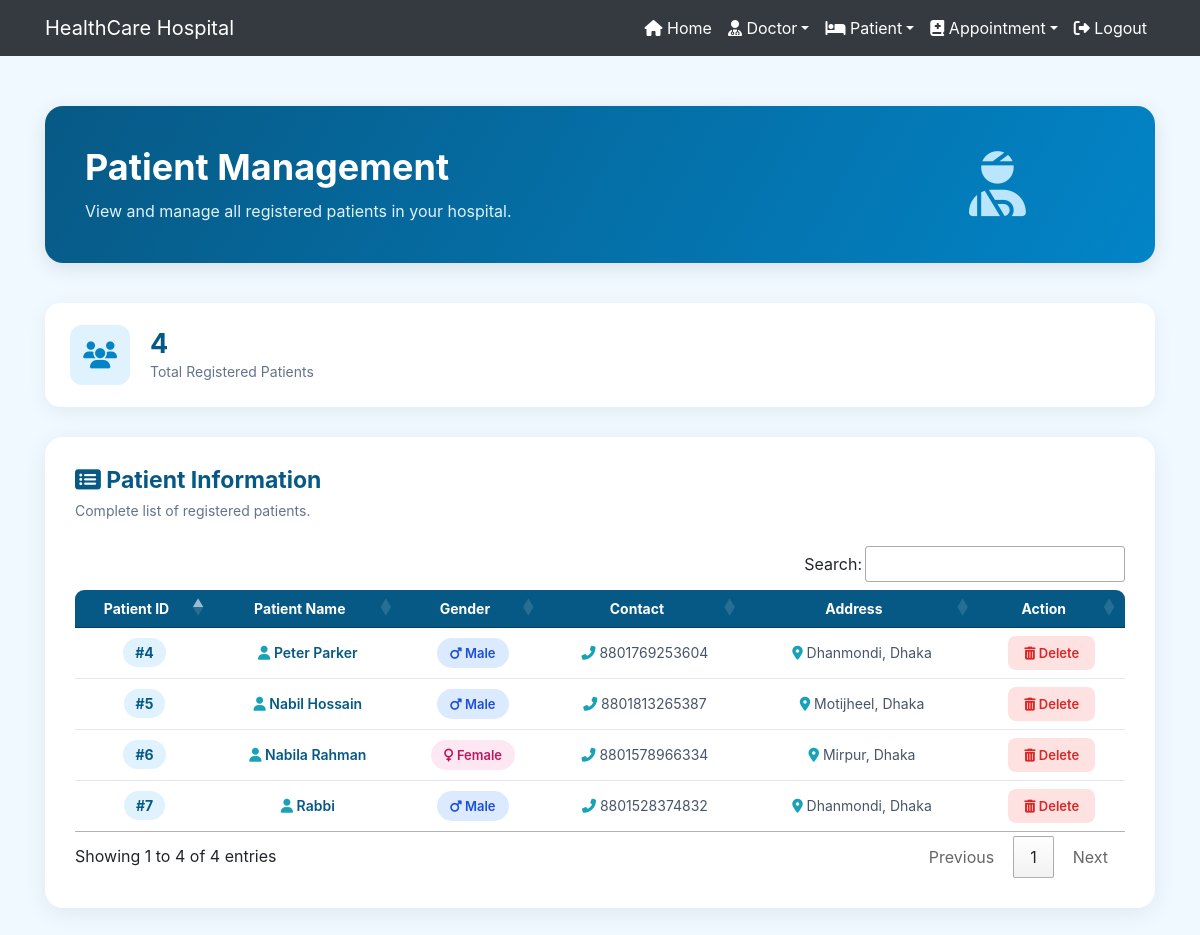
Before: /view_patient/ (signed in) with the older database file.
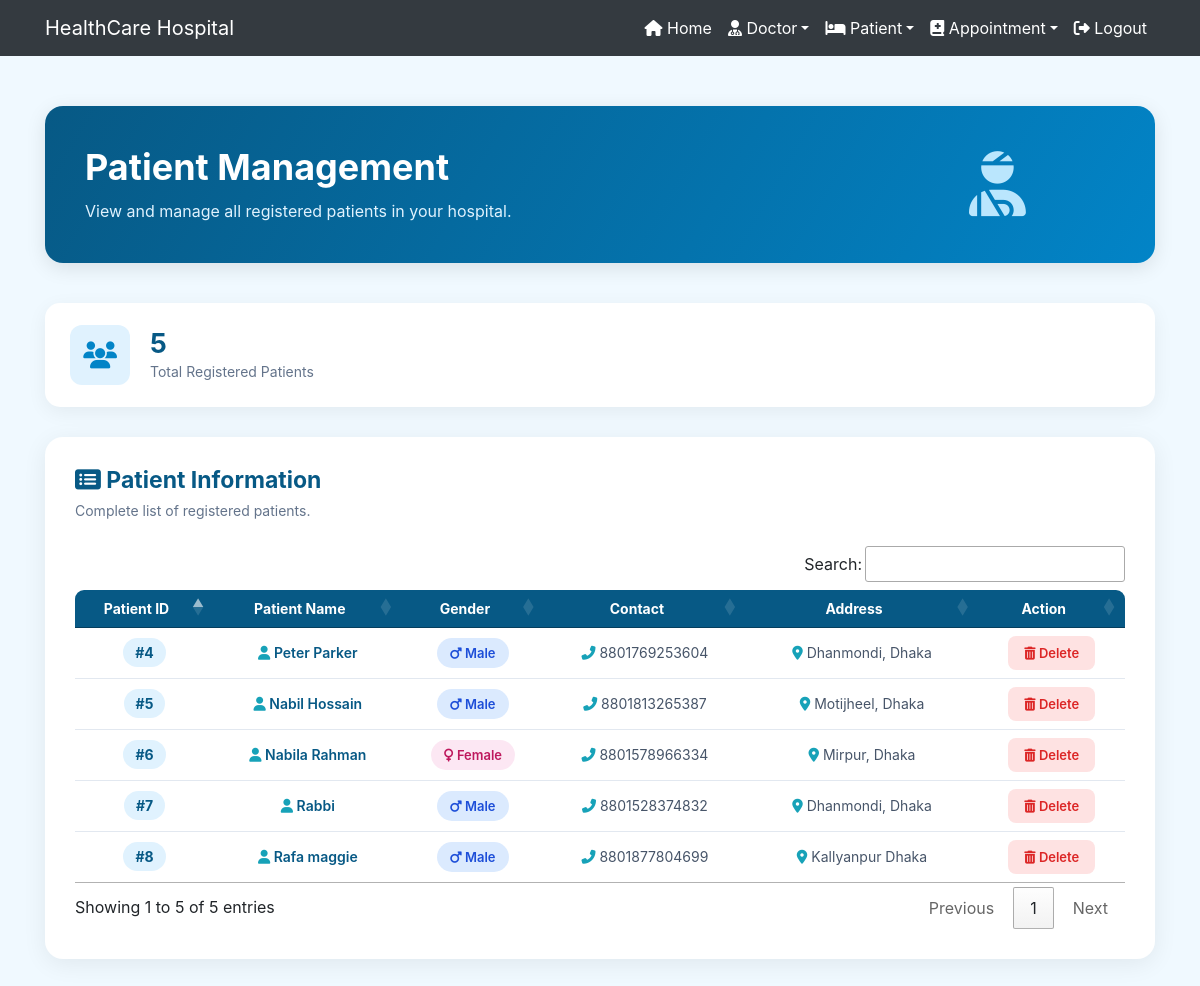
After: the same page with the newer database file.
### hospital/models.py (models this page shows, shortened)
class Patient(models.Model):
    name = models.CharField(max_length=50)
    gender = models.CharField(max_length=10)
    mobile = models.IntegerField(null=True)
    address = models.CharField(max_length=150)

### hospital/views.py (the view)
# urls.py: path('view_patient/', View_Patient, name='view_patient'),
def View_Patient(request):
    if not request.user.is_staff:
        return redirect('login')      ###
    patient = Patient.objects.all()
    p = {'patient':patient}
    return render(request, 'view_patient.html', p)

### hospital/templates/view_patient.html (shortened to what this page needs)
{% extends "navigationbar.html" %}
{% load static %}
{% block body %}
<section class="view-patient-section">
    <div class="container">
        <div class="patient-header">
            <div class="row align-items-center">
                <div class="col-md-9">
                    <h1>Patient Management</h1>
                    <p>
                        View and manage all registered patients
                        in your hospital.
                    </p>
                </div>
                <div class="col-md-3 text-center text-md-end">
                    <i class="fas fa-user-injured patient-header-icon"></i>
                </div>
            </div>
        </div>
        <div class="patient-stat-card">
            <div class="patient-stat-icon">
                <i class="fas fa-users"></i>
            </div>
            <div>
                <h3>{{ patient|length }}</h3>
                <p>Total Registered Patients</p>
            </div>
        </div>
        <div class="patient-table-card">
            <div class="table-heading">
                <div>
                    <h3>
                        <i class="fas fa-list-alt me-2"></i>
                        Patient Information
                    </h3>
                    <p>
                        Complete list of registered patients.
                    </p>
                </div>
            </div>
            <div class="table-responsive">
                <table class="patient-table" id="example">
                    <thead>
                        <tr>
                            <th>Patient ID</th>
                            <th>Patient Name</th>
                            <th>Gender</th>
                            <th>Contact</th>
                            <th>Address</th>
                            <th>Action</th>
                        </tr>
                    </thead>
                    <tbody>
                        {% for i in patient %}
                        <tr>
                            <td>
                                <span class="patient-id">
                                    #{{ i.id }}
                                </span>
                            </td>
                            <td>
                                <span class="patient-name">
                                    <i class="fas fa-user me-2 text-info"></i>
                                    {{ i.name }}
                                </span>
                            </td>
                            <td>
                                {% if i.gender == "Male" %}
                                    <span class="gender-badge gender-male">
                                        <i class="fas fa-mars me-1"></i>
                                        Male
                                    </span>
                                {% elif i.gender == "Female" %}
                                    <span class="gender-badge gender-female">
                                        <i class="fas fa-venus me-1"></i>
                                        Female
                                    </span>
                                {% else %}
                                    <span class="gender-badge">
                                        {{ i.gender }}
                                    </span>
                                {% endif %}
                            </td>
                            <td class="patient-contact">
                                <i class="fas fa-phone-alt text-info me-2"></i>
                                {{ i.mobile }}
                            </td>
                            <td class="patient-address">
                                <i class="fas fa-map-marker-alt text-info me-2"></i>
                                {{ i.address }}
                            </td>
                            <td class="text-center">
                                <a href="{% url 'delete_patient' i.id %}"
                                   onclick="return confirm('Are you sure you want to delete this patient?')"
                                   class="delete-btn">
                                    <i class="fas fa-trash-alt me-1"></i>
                                    Delete
                                </a>
                            </td>
                        </tr>
                        {% endfor %}
                    </tbody>
                </table>
            </div>
        </div>
    </div>
</section>
{% endblock %}

### hospital/templates/navigationbar.html (shortened to what this page needs)
<html>
    <head>
        {% load static %}
        <link rel="stylesheet" href="https://maxcdn.bootstrapcdn.com/bootstrap/4.3.1/css/bootstrap.min.css">
        <link rel="stylesheet" href="https://use.fontawesome.com/releases/v5.6.3/css/all.css"></head>
        <link rel="stylesheet" href="https://cdnjs.cloudflare.com/ajax/libs/font-awesome/6.5.2/css/all.min.css">
        <link rel="stylesheet" type="text/css" href="{% static 'css/mystyle.css' %}">
        <link rel="stylesheet" href="https://cdn.datatables.net/1.13.8/css/jquery.dataTables.min.css">
        <link rel="stylesheet" href="https://cdn.datatables.net/buttons/2.4.2/css/buttons.dataTables.min.css">
    </head>
    <body>
        <nav class="navbar navbar-expand-sm bg-dark navbar-dark">
            <div class="container">
                <a class="navbar-brand" href="{% url 'home' %}">HealthCare Hospital</a>
                <div class="collapse navbar-collapse" id="myMenu">
                    <ul class="navbar-nav text-center ml-auto">
                        {% if request.user.is_staff %}
                            <li class="nav-item"><a class = "nav-link" href="{% url 'admin_dashboard' %}"><i class="fas fa-home"></i> Home</a></li>
                            <li class="nav-item dropdown"><a class = "nav-link dropdown-toggle" data-toggle="dropdown" href="#"><i class="fas fa-user-md"></i> Doctor</a>
                            </li>
                            <li class="nav-item dropdown"><a class = "nav-link dropdown-toggle" data-toggle="dropdown" href="#"><i class="fas fa-bed"></i> Patient</a>
                            </li>
                            <li class="nav-item dropdown"><a class = "nav-link dropdown-toggle" data-toggle="dropdown" href="#"><i class="fas fa-book-medical"></i> Appointment</a>
                            </li>
                            <li class="nav-item"><a class = "nav-link" href="{% url 'logout' %}"><i class="fas fa-sign-out-alt"></i> Logout</a></li>
                        {% endif %}
                    </ul>
                </div>
            </div>
        </nav>
        {% block body %}
        {% endblock %}
    </body>
</html>

### hospital/static/css/mystyle.css (style rules this page uses)
.nav-link { color:white !important; }
#example th, #example td { text-align:center; }
#example thead th { font-weight: bold; }

### hospital/templates/view_patient.html (style rules this page uses)
.view-patient-section { background: #f0f9ff; min-height: 90vh; padding: 50px 0 80px; }
.patient-header { background: linear-gradient(120deg, #075985, #0284c7); padding: 40px; border-radius: 18px; color: white; margin-bottom: 40px; box-shadow: 0 5px 20px rgba(0,0,0,0.1); }
.patient-header h1 { font-size: 36px; font-weight: bold; margin-bottom: 10px; }
.patient-header p { color: #e0f2fe; font-size: 16px; margin-bottom: 0; }
.patient-header-icon { font-size: 65px; color: #bae6fd; }
.patient-stat-card { background: white; padding: 22px 25px; border-radius: 15px; box-shadow: 0 5px 20px rgba(0,0,0,0.06); margin-bottom: 30px; display: flex; align-items: center; gap: 20px; }
.patient-stat-icon { width: 60px; height: 60px; background: #e0f2fe; color: #0284c7; border-radius: 12px; display: flex; align-items: center; justify-content: center; font-size: 27px; }
.patient-stat-card h3 { color: #075985; font-size: 27px; font-weight: bold; margin: 0; }
.patient-stat-card p { color: #64748b; margin: 0; font-size: 14px; }
.patient-table-card { background: white; padding: 30px; border-radius: 18px; box-shadow: 0 5px 25px rgba(0,0,0,0.07); }
.table-heading { display: flex; justify-content: space-between; align-items: center; margin-bottom: 25px; }
.table-heading h3 { color: #075985; font-weight: bold; font-size: 23px; margin: 0; }
.table-heading p { color: #64748b; margin: 5px 0 0; font-size: 14px; }
.patient-table { width: 100%; border-collapse: separate; border-spacing: 0; }
.patient-table thead th { background: #075985; color: white; padding: 17px 15px; font-size: 14px; font-weight: 600; white-space: nowrap; border: none; }
.patient-table thead th:first-child { border-radius: 9px 0 0 0; }
.patient-table thead th:last-child { border-radius: 0 9px 0 0; text-align: center; }
.patient-table tbody td { padding: 18px 15px; color: #475569; font-size: 14px; vertical-align: middle; border-bottom: 1px solid #e2e8f0; }
.patient-table tbody tr { transition: 0.3s; }
.patient-table tbody tr:last-child td { border-bottom: none; }
.patient-id { display: inline-block; background: #e0f2fe; color: #075985; padding: 6px 12px; border-radius: 20px; font-weight: bold; }
.patient-name { color: #075985; font-weight: 600; white-space: nowrap; }
.gender-badge { display: inline-block; padding: 7px 13px; border-radius: 20px; font-size: 13px; font-weight: 600; }
.gender-male { background: #dbeafe; color: #1d4ed8; }
.gender-female { background: #fce7f3; color: #be185d; }
.patient-contact { white-space: nowrap; }
.patient-address { min-width: 150px; max-width: 250px; }
.delete-btn { background: #fee2e2; color: #dc2626; border: none; padding: 9px 16px; border-radius: 8px; font-size: 13px; font-weight: 600; text-decoration: none; transition: 0.3s; display: inline-block; white-space: nowrap; }

Changed rows visible on the page:
added Patient: id "8", name "Rafa maggie", gender "Male" (drawn), mobile "8801877804699", address "Kallyanpur Dhaka"
Other visible differences:
{{ patient|length }}: "4" → "5"
text written by a page script: "Search: Showing 1 to 4 of 4 entries Previous 1 Next" → "Search: Showing 1 to 5 of 5 entries Previous 1 Next"
